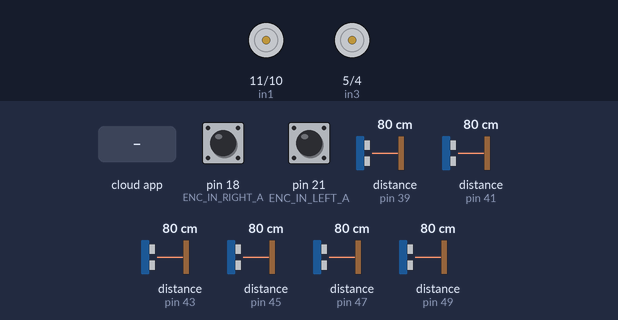
Simulated run of this sketch. Board: Arduino Mega 2560, built with avr-gcc and run on an emulated ATmega2560. On the bench: motor-driver pin pairs drawn as motors (green arrow = first pin HIGH = forward, orange = second pin HIGH = backward, longer = more drive, scaled by the enable pin). The inputs (shaded band) are chosen by the test bench; at power-on: pin 18 (ENC_IN_RIGHT_A) HIGH, pin 21 (ENC_IN_LEFT_A) HIGH, distance to the obstacle (sensors on pin 39, pin 41, pin 43, pin 45, pin 47, pin 49) 80 cm. The echo pulse lasts 58.3 µs per cm; the ROS host is connected and sends only what is stated.

Above: at 1.2 s.
1.3 s: the phone or cloud app sets left_motor_pwm to 0
2.8 s: the phone or cloud app sets right_motor_pwm to 0
4.3 s: the phone or cloud app sets left_motor_pwm to 90
At 4.8 s:
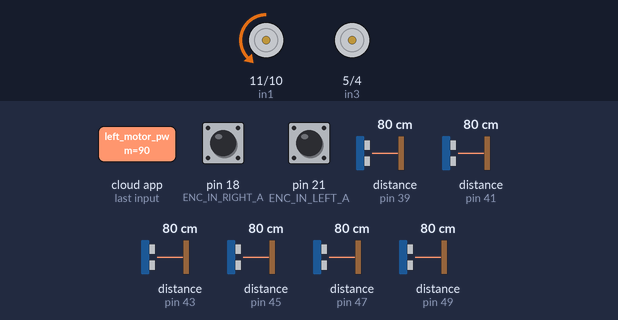
7.3 s: the phone or cloud app sets right_motor_pwm to 90
At 7.8 s:
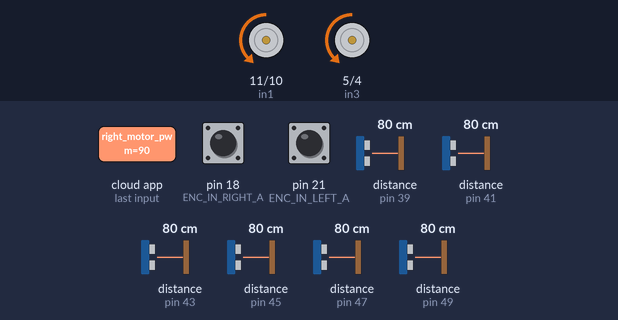
At 9.0 s:
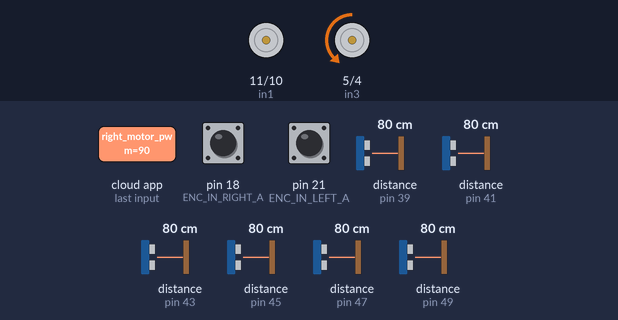
Timing chart, 0 to 11.3 s (numbered marks = the images above; inputs shaded):
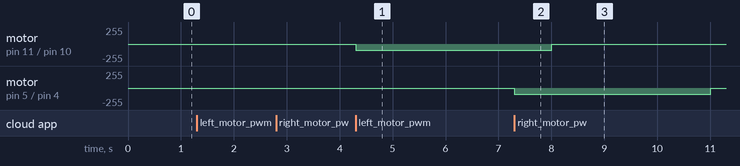

Measured:
- after the input at 4.3 s, motor on pin 11 (in1) / pin 10 (in2): stopped → backward 90/255 at once
- after the input at 7.3 s, motor on pin 5 (in3) / pin 4 (in4): stopped → backward 90/255 at once, → stopped 3.7 s later

The sketch:

pal_controller_arduino.ino
```cpp
/*
 * Reference:
 * Author: Automatic Addison
 * Website: https://automaticaddison.com
 * Description: ROS node that publishes the accumulated ticks for each wheel
 * (/right_ticks and /left_ticks topics) at regular intervals using the
 * built-in encoder (forward = positive; reverse = negative).
 * The node also subscribes to linear & angular velocity commands published on
 * the /cmd_vel topic to drive the robot accordingly.
 */

#include <ros.h>
#include <ros/time.h>
#include <std_msgs/Int16.h>
#include <std_msgs/Float32.h>
#include <NewPing.h>
#include <SimpleKalmanFilter.h>
#include <sensor_msgs/Range.h>

//velocity calculation
#include <util/atomic.h>

// Handles startup and shutdown of ROS
ros::NodeHandle nh;

////////////////// sonar Publishing Variables and Constants ///////////////
#define SONAR_NUM 6          //The number of sensors. // update to 6
#define MAX_DISTANCE 250     //Max distance to detect obstacles.
#define PING_INTERVAL 33     //Looping the pings after 33 microseconds.

unsigned long pingTimer[SONAR_NUM]; // Holds the times when the next ping should happen for each sensor.
unsigned int cm[SONAR_NUM];         // Where the ping distances are stored.
uint8_t currentSensor = 0;          // Keeps track of which sensor is active.

unsigned long _timerStart = 0;

int LOOPING = 10 ; //Loop for every 10 milliseconds.

uint8_t oldSensorReading[SONAR_NUM];    //Store last valid value of the sensors.

uint8_t frontSensor;             //Store raw sensor's value.
uint8_t backSensor;
uint8_t rightSensor;
uint8_t leftSensor;
uint8_t front_rightSensor;
uint8_t front_leftSensor;

uint8_t frontSensorKalman;       //Store filtered sensor's value.
uint8_t backSensorKalman;
uint8_t rightSensorKalman;
uint8_t leftSensorKalman;
uint8_t front_rightSensorKalman;
uint8_t front_leftSensorKalman;

NewPing sonar[SONAR_NUM] = {
  NewPing(48, 49, MAX_DISTANCE), // Trigger pin, echo pin, and max distance to ping. // front
  NewPing(46, 47, MAX_DISTANCE), // back
  NewPing(44, 45, MAX_DISTANCE), // right
  NewPing(42, 43, MAX_DISTANCE), // left
  NewPing(40, 41, MAX_DISTANCE), // front_right
  NewPing(38, 39, MAX_DISTANCE) // front_left
};

/*
  create Kalman filter objects for the sensors.
   SimpleKalmanFilter(e_mea, e_est, q);
   e_mea: Measurement Uncertainty
   e_est: Estimation Uncertainty
   q: Process Noise
*/
SimpleKalmanFilter KF_front(1, 1, 0.01);
SimpleKalmanFilter KF_back(1, 1, 0.01);
SimpleKalmanFilter KF_right(1, 1, 0.01);
SimpleKalmanFilter KF_left(1, 1, 0.01);
SimpleKalmanFilter KF_front_right(1, 1, 0.01);
SimpleKalmanFilter KF_front_left(1, 1, 0.01);

//looping the sensors
void sensorCycle() {
  for (uint8_t i = 0; i < SONAR_NUM; i++) {
    if (millis() >= pingTimer[i]) {
      pingTimer[i] += PING_INTERVAL * SONAR_NUM;
      if (i == 0 && currentSensor == SONAR_NUM - 1) oneSensorCycle();
      sonar[currentSensor].timer_stop();
      currentSensor = i;
      cm[currentSensor] = 0;
      sonar[currentSensor].ping_timer(echoCheck);
    }
  }
}

// If ping received, set the sensor distance to array.
void echoCheck() {
  if (sonar[currentSensor].check_timer())
    cm[currentSensor] = sonar[currentSensor].ping_result / US_ROUNDTRIP_CM;
}

//Return the last valid value from the sensor.
void oneSensorCycle() {
  frontSensor       = returnLastValidRead(0, cm[0]);
  backSensor        = returnLastValidRead(1, cm[1]);
  rightSensor       = returnLastValidRead(2, cm[2]);
  leftSensor        = returnLastValidRead(3, cm[3]);
  front_rightSensor = returnLastValidRead(4, cm[4]);
  front_leftSensor  = returnLastValidRead(5, cm[5]);

}

//If sensor value is 0, then return the last stored value different than 0.
int returnLastValidRead(uint8_t sensorArray, uint8_t cm) {
  if (cm != 0) {
    return oldSensorReading[sensorArray] = cm;
  } else {
    return oldSensorReading[sensorArray];
  }
}

//Apply Kalman Filter to sensor reading.
void applyKF() {
   frontSensorKalman        = KF_front.updateEstimate(frontSensor);
   backSensorKalman         = KF_back.updateEstimate(backSensor);
   rightSensorKalman        = KF_right.updateEstimate(rightSensor);
   leftSensorKalman         = KF_left.updateEstimate(leftSensor);
   front_rightSensorKalman  = KF_front_right.updateEstimate(front_rightSensor);
   front_leftSensorKalman   = KF_front_left.updateEstimate(front_leftSensor);
}

void startTimer() {
  _timerStart = millis();
}

bool isTimeForLoop(int _mSec) {
  return (millis() - _timerStart) > _mSec;
}

void sensor_msg_init(sensor_msgs::Range &range_name, char *frame_id_name)
{
  range_name.radiation_type = sensor_msgs::Range::ULTRASOUND;
  range_name.header.frame_id = frame_id_name;
  range_name.field_of_view = 0.26;
  range_name.min_range = 0.0;
  range_name.max_range = 2.5;
}

//Create instances for range messages.
sensor_msgs::Range range_front;
sensor_msgs::Range range_back;
sensor_msgs::Range range_right;
sensor_msgs::Range range_left;
sensor_msgs::Range range_front_right;
sensor_msgs::Range range_front_left;

//Create publisher objects for all sensors
ros::Publisher pub_range_front("/sonar_front", &range_front);
ros::Publisher pub_range_back("/sonar_back", &range_back);
ros::Publisher pub_range_right("/sonar_right", &range_right);
ros::Publisher pub_range_left("/sonar_left", &range_left);
ros::Publisher pub_range_front_right("/sonar_front_right", &range_front_right);
ros::Publisher pub_range_front_left("/sonar_front_left", &range_front_left);


////////////////// Encoder & Velocities variables and consts /////////////////

// Encoder output to Arduino Interrupt pin. Tracks the tick count.
#define ENC_IN_LEFT_A 21 //yellow //19 //21
#define ENC_IN_RIGHT_A 18 //white //2 //18

// Other encoder output to Arduino to keep track of wheel direction
// Tracks the direction of rotation.
#define ENC_IN_LEFT_B 20 // white // 18 //20
#define ENC_IN_RIGHT_B 19  // yellow //3 // 19

//geometric params
const int N = 480; // <<<check
const float R = 0.125/2;
const float L = 0.472;
const float distance_per_count = (2*PI*R)/N;


// Encoders
// Use the "volatile" directive for variables
// used in an interrupt
volatile int pos_i_left = 0;
volatile long prevT_i_left = 0;
int posPrev_left = 0;

volatile int pos_i_right = 0;
volatile long prevT_i_right = 0;
int posPrev_right = 0;

// velocities
float vr_prev_raw = 0;
float vr_curr_filter = 0;

float vl_prev_raw = 0;
float vl_curr_filter = 0;

// Time interval for measurements in milliseconds
long previousMillis = 0;
long currentMillis = 0;
// previous time in micros << check if necessary
long prevT = 0;

////////// Encoders & velocities & distance ROS topics //////

// right:
// encoder:
std_msgs::Int16 right_wheel_tick_count;
ros::Publisher rightPub("/encoder_right_ticks", &right_wheel_tick_count);

// velocity:
// publisher of velocity filter data
std_msgs::Float32 vr_current_filter;
ros::Publisher vr_current_filter_Pub("/velocity/vr_current/filter",&vr_current_filter);
// publisher of velocity raw data
std_msgs::Float32 vr_current_raw;
ros::Publisher vr_current_raw_Pub("/velocity/vr_current/raw",&vr_current_raw);

// left:
// encoder:
std_msgs::Int16 left_wheel_tick_count;
ros::Publisher leftPub("/encoder_left_ticks", &left_wheel_tick_count);

// velocity:
// publisher of velocity filter data
std_msgs::Float32 vl_current_filter;
ros::Publisher vl_current_filter_Pub("/velocity/vl_current/filter",&vl_current_filter);
// publisher of velocity raw data
std_msgs::Float32 vl_current_raw;
ros::Publisher vl_current_raw_Pub("/velocity/vl_current/raw",&vl_current_raw);


///// topic total distance of the robot

std_msgs::Float32 delta_distance_left;
ros::Publisher delta_distance_left_Pub("/delta_distance/dl",&delta_distance_left);

std_msgs::Float32 delta_distance_right;
ros::Publisher delta_distance_right_Pub("/delta_distance/dr",&delta_distance_right);

/////////////////////// encoders handle functions ////////////////
// left:
void readEncoder_left(){
  // Read encoder B when ENCA rises
  int b_left = digitalRead(ENC_IN_LEFT_B);
  int increment_left = 0;
  if(b_left>0){
    // If B is high, increment backward
    increment_left = 1;
  }
  else{
    // Otherwise, increment forward
    increment_left = -1;
  }
  pos_i_left = pos_i_left + increment_left;
}

// right:
void readEncoder_right(){
  // Read encoder B when ENCA rises
  int b_right = digitalRead(ENC_IN_RIGHT_B);
  int increment_right = 0;
  if(b_right>0){
    // If B is high, increment forward
    increment_right = 1;
  }
  else{
    // Otherwise, increment backward
    increment_right = -1;
  }
  pos_i_right = pos_i_right + increment_right;
}


////////////////// Motor Controller Variables and Constants ///////////////////
int pwmLeftReq = 0;
int pwmRightReq = 0;

// Motor A connections
const int pwmA = 12 ; //white
const int in1 = 11 ; // orange
const int in2 = 10 ; // purple

// Motor B connections
const int pwmB = 6; //white
const int in3 = 5; //orange
const int in4 = 4; //purple

// Record the time that the last velocity command was received
double left_lastPwmReceived = 0;
double right_lastPwmReceived = 0;

/////////////////////// Pwm subscribing ////////////////////////////

void set_pwm_right(const std_msgs::Int16& right_pwm_out){
  right_lastPwmReceived = (millis()/1000);
  pwmRightReq = right_pwm_out.data;
  set_pwm_values(pwmRightReq, pwmB , in3 , in4);
}

void set_pwm_left(const std_msgs::Int16& left_pwm_out){
  left_lastPwmReceived = (millis()/1000);
  pwmLeftReq = left_pwm_out.data;
  set_pwm_values(pwmLeftReq, pwmA , in1 , in2);
}

void set_pwm_values(int pwm_val ,int pwm_pin ,int in1_pin ,int in2_pin) {
 if(pwm_val >= 0 ){
    digitalWrite(in1_pin, LOW); // setting direction
    digitalWrite(in2_pin, HIGH);
    analogWrite(pwm_pin, pwm_val);
 }else {
    pwm_val = -1*pwm_val;
    digitalWrite(in1_pin, HIGH);
    digitalWrite(in2_pin, LOW );
    analogWrite(pwm_pin, pwm_val);
 }
}

// Set up ROS subscriber to the pwm command
ros::Subscriber<std_msgs::Int16> subLeftPwm("/left_motor_pwm" , &set_pwm_left);
ros::Subscriber<std_msgs::Int16> subRightPwm("/right_motor_pwm" , &set_pwm_right);


/////////////////////// setup ////////////////////////////

void setup() {

  pingTimer[0] = millis() + 75;
  for (uint8_t i = 1; i < SONAR_NUM; i++)
    pingTimer[i] = pingTimer[i - 1] + PING_INTERVAL;

  // init Range msg
  sensor_msg_init(range_front,"sonar_front");
  sensor_msg_init(range_back, "sonar_back");
  sensor_msg_init(range_right,"sonar_right");
  sensor_msg_init(range_left, "sonar_left");
  sensor_msg_init(range_front_right,"sonar_right_front");
  sensor_msg_init(range_front_left, "sonar_left_front");

  // Set pin states of the encoder
  pinMode(ENC_IN_LEFT_A , INPUT_PULLUP);
  pinMode(ENC_IN_LEFT_B , INPUT);

  pinMode(ENC_IN_RIGHT_A , INPUT_PULLUP);
  pinMode(ENC_IN_RIGHT_B , INPUT);

  attachInterrupt(digitalPinToInterrupt(ENC_IN_LEFT_A),readEncoder_left,RISING);
  attachInterrupt(digitalPinToInterrupt(ENC_IN_RIGHT_A),readEncoder_right,RISING);

  // Motor control pins setup
  // left motor pin setup
  pinMode(pwmA, OUTPUT);
  pinMode(in1, OUTPUT);
  pinMode(in2, OUTPUT);
  // right motor pin setup
  pinMode(pwmB, OUTPUT);
  pinMode(in3, OUTPUT);
  pinMode(in4, OUTPUT);

  // Turn off motors - Initial state
  digitalWrite(in1, LOW);
  digitalWrite(in2, LOW);
  digitalWrite(in3, LOW);
  digitalWrite(in4, LOW);

  // Set the motor speed
  analogWrite(pwmA, 0);
  analogWrite(pwmB, 0);

  // ROS Setup
  nh.getHardware()->setBaud(115200); ///changed from 57600
  nh.initNode();

  nh.advertise(rightPub);
  nh.advertise(vr_current_filter_Pub);
  nh.advertise(vr_current_raw_Pub);

  nh.advertise(leftPub);
  nh.advertise(vl_current_filter_Pub);
  nh.advertise(vl_current_raw_Pub);

  nh.advertise(delta_distance_left_Pub);
  nh.advertise(delta_distance_right_Pub);

  nh.subscribe(subLeftPwm);
  nh.subscribe(subRightPwm);

  nh.advertise(pub_range_front);
  nh.advertise(pub_range_back);
  nh.advertise(pub_range_right);
  nh.advertise(pub_range_left);
  nh.advertise(pub_range_front_right);
  nh.advertise(pub_range_front_left);
}

void loop() {

  //unsigned long currentMillis = millis();
  long currT = micros();
  float deltaT = ((float) (currT-prevT))/1.0e6; // [seconds]


  //if (currentMillis-previousMillis >= 10){
  if (deltaT >= 0.01){
    //Serial.println(deltaT);
  // read the position in an atomic block
  // to avoid potential misreads
    int pos_right = 0;
    int pos_left = 0;

    ATOMIC_BLOCK(ATOMIC_RESTORESTATE){
      pos_left = pos_i_left;
      pos_right = pos_i_right;
    }

  // Compute velocity with method 1


    float vr_count = (pos_right - posPrev_right)/deltaT; // [count/sec]
    posPrev_right = pos_right;
    float vl_count = (pos_left - posPrev_left)/deltaT; // [count/sec]
    posPrev_left = pos_left;


  // Convert count/s to RPM
    //float vl_rpm = vl_count/N*60.0; // [count/sec]/([count/rev]*[min/sec])
    //float vr_rpm = vr_count/N*60.0; // [count/sec]/([count/rev]*[min/sec])

  // Convert RPM to Linear speed of the wheels
    float vl_curr_raw = vl_count*distance_per_count  ; // [count/sec]*[meters/count]
    float vr_curr_raw = vr_count*distance_per_count   ; // [count/sec]*[meters/count]

  // Low-pass filter (25 Hz cutoff) <<< check values
    vl_curr_filter = 0.9*vl_curr_filter + 0.05*vl_curr_raw + 0.05*vl_prev_raw;
    vl_prev_raw = vl_curr_raw;

    vr_curr_filter = 0.9*vr_curr_filter + 0.05*vr_curr_raw + 0.05*vr_prev_raw;
    vr_prev_raw = vr_curr_raw;


  // calc distances
    float delta_right_distance = vr_curr_filter*deltaT ; // right wheel distance passed [meter/sec]*[sec]
    float delta_left_distance = vl_curr_filter*deltaT ; // left wheel distance passed [meter/sec]*[sec]
    //float delta_distance = (delta_right_distance + delta_left_distance)/2 ; // total distance robot passed [meter]
    //float delta_theta = (delta_right_distance - delta_left_distance)/L;

  //if (isTimeForLoop(LOOPING)) {      // ---> need to check
    sensorCycle();
    oneSensorCycle();
    applyKF(); //with filtering
    range_front.range   = frontSensorKalman;
    range_back.range = backSensorKalman;
    range_right.range  = rightSensorKalman;
    range_left.range  = leftSensorKalman;
    range_front_right.range  = front_rightSensorKalman;
    range_front_left.range  = front_leftSensorKalman;

    // without the filter
    //range_front.range   = frontSensor;
    //range_back.range = backSensor;
    //range_right.range  = rightSensor;
    //range_left.range  = leftSensor;
    //range_front_right.range  = front_rightSensor;
    //range_front_left.range  = front_leftSensor;


    //////////// set ROS msgs //////////////

    // set encoder msgs [counts]
    left_wheel_tick_count.data = pos_left ;
    right_wheel_tick_count.data = pos_right ;

    // set velocities msgs [m/s]
    // raw
    vl_current_raw.data = vl_curr_raw;
    vr_current_raw.data = vr_curr_raw;

    // filter
    vr_current_filter.data = vr_curr_filter;
    vl_current_filter.data = vl_curr_filter;


    // set distance msgs [meter]
    delta_distance_left.data = delta_left_distance ;
    delta_distance_right.data = delta_right_distance ;


     // Stop the car if there are no pwm messages in the last 3 sec
    if((millis()/1000) - left_lastPwmReceived > 3) {   ////// changed to 3 from 1 sec
      pwmLeftReq = 0;
      analogWrite(pwmA, 0);
    }
    if((millis()/1000) - right_lastPwmReceived > 3) {   ////// changed to 3 from 1 sec
      pwmRightReq = 0;
      analogWrite(pwmB, 0);
    }

    //////////  publishing to topics ///////

    range_front.header.stamp = nh.now();
    range_back.header.stamp = nh.now();
    range_right.header.stamp = nh.now();
    range_left.header.stamp = nh.now();
    range_front_right.header.stamp = nh.now();
    range_front_left.header.stamp = nh.now();

    pub_range_front.publish(&range_front);
    pub_range_back.publish(&range_back);
    pub_range_right.publish(&range_right);
    pub_range_left.publish(&range_left);
    pub_range_front_right.publish(&range_front_right);
    pub_range_front_left.publish(&range_front_left);


    leftPub.publish( &left_wheel_tick_count );
    rightPub.publish( &right_wheel_tick_count );

    vr_current_raw_Pub.publish( &vr_current_raw);
    vr_current_filter_Pub.publish( &vr_current_filter);
    vl_current_raw_Pub.publish( &vl_current_raw);
    vl_current_filter_Pub.publish( &vl_current_filter);

    delta_distance_left_Pub.publish( &delta_distance_left);
    delta_distance_right_Pub.publish( &delta_distance_right);


    // update previous time
    //startTimer();
    //previousMillis = currentMillis;
    prevT = currT;
  }
 nh.spinOnce();
}
```
